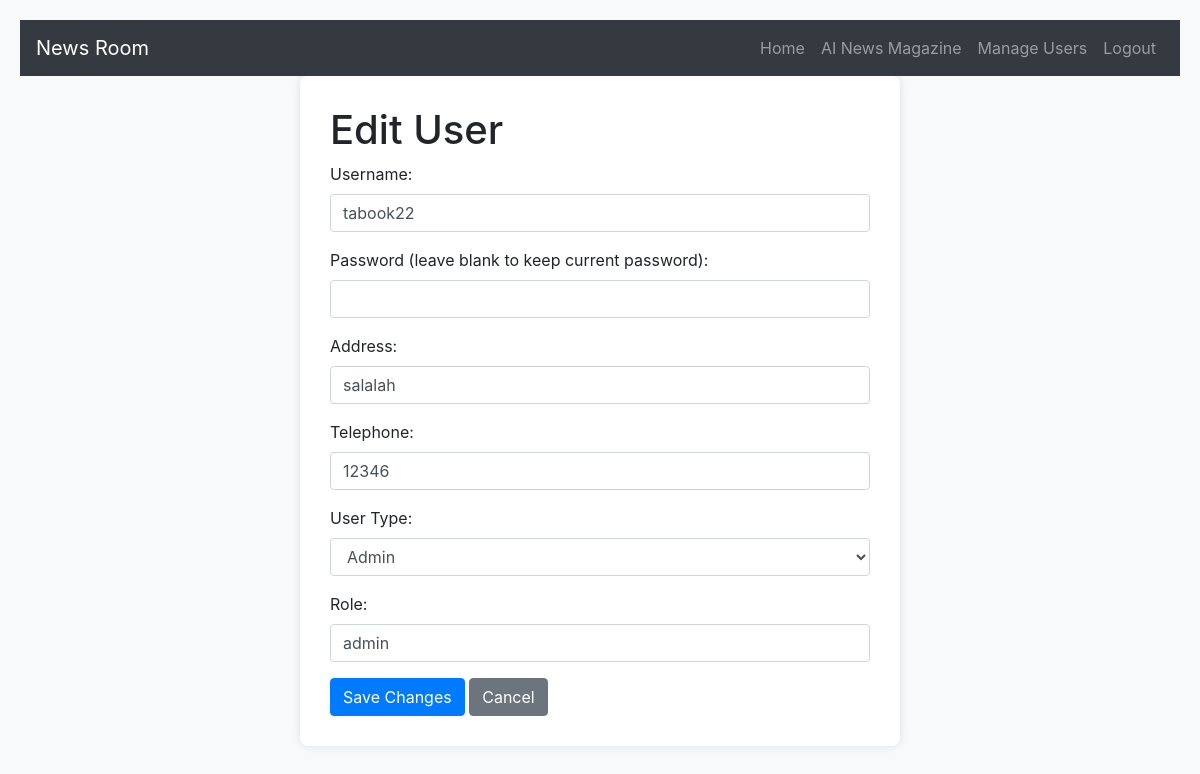
/edit-user/1 (signed in), run on the app's committed database.
### tables this page shows
CREATE TABLE users (
                            id INTEGER PRIMARY KEY AUTOINCREMENT,
                            username TEXT NOT NULL UNIQUE,
                            password TEXT NOT NULL,
                            user_address TEXT,
                            user_tel TEXT,
                            user_type TEXT NOT NULL,  -- Either 'admin' or 'normal'
                            role TEXT NOT NULL, email TEXT NOT NULL);

### app.py (the view, shortened to what this page needs)
@app.route('/edit-user/<int:user_id>', methods=['GET', 'POST'])
@login_required
@admin_required
def edit_user(user_id):
    conn = get_db_connection()
    user = conn.execute("SELECT * FROM users WHERE id = ?", (user_id,)).fetchone()
    conn.close()
    return render_template('edit_user.html', user=user)

### app.py (called while the page is built)
def get_db_connection():
    try:
        conn = sqlite3.connect('news.db')
        conn.row_factory = sqlite3.Row
        return conn
    except sqlite3.Error as e:
        print(f"Error connecting to database: {e}")
        return None

def login_required(f):
    @wraps(f)
    def decorated_function(*args, **kwargs):
        if 'user_id' not in session:
            return redirect(url_for('login'))  # Redirect to login if user is not logged in
        return f(*args, **kwargs)
    return decorated_function

def admin_required(f):
    @wraps(f)
    def decorated_function(*args, **kwargs):
        if session.get('user_type') != 'admin':
            return redirect(url_for('index'))  # Only admin users can access this page
        return f(*args, **kwargs)
    return decorated_function

### templates/edit_user.html (shortened to what this page needs)
<!DOCTYPE html>
<html lang="en">
<head>
    <link rel="stylesheet" href="https://stackpath.bootstrapcdn.com/bootstrap/4.5.2/css/bootstrap.min.css">
</head>
<body>
    <nav class="navbar navbar-expand-lg navbar-dark bg-dark">
        <a class="navbar-brand" href="/">News Room</a>
        <div class="collapse navbar-collapse" id="navbarNav">
            <ul class="navbar-nav ml-auto">
                <li class="nav-item">
                    <a class="nav-link" href="/">Home</a>
                </li>
                <li class="nav-item">
                    <a class="nav-link" href="/ai-magazine">AI News Magazine</a>
                </li>
                <li class="nav-item">
                    <a class="nav-link" href="/users">Manage Users</a>
                </li>
                <li class="nav-item">
                    <a class="nav-link" href="/logout">Logout</a>
                </li>
            </ul>
        </div>
    </nav>
    <div class="container">
        <h1>Edit User</h1>
        <form action="{{ url_for('edit_user', user_id=user['id']) }}" method="POST">
            <div class="form-group">
                <label for="username">Username:</label>
                <input type="text" class="form-control" id="username" name="username" value="{{ user['username'] }}" required>
            </div>
            <div class="form-group">
                <label for="password">Password (leave blank to keep current password):</label>
                <input type="password" class="form-control" id="password" name="password">
            </div>
            <div class="form-group">
                <label for="user_address">Address:</label>
                <input type="text" class="form-control" id="user_address" name="user_address" value="{{ user['user_address'] }}" required>
            </div>
            <div class="form-group">
                <label for="user_tel">Telephone:</label>
                <input type="text" class="form-control" id="user_tel" name="user_tel" value="{{ user['user_tel'] }}" required>
            </div>
            <div class="form-group">
                <label for="user_type">User Type:</label>
                <select class="form-control" id="user_type" name="user_type" required>
                    <option value="admin" {% if user['user_type'] == 'admin' %}selected{% endif %}>Admin</option>
                </select>
            </div>
            <div class="form-group">
                <label for="role">Role:</label>
                <input type="text" class="form-control" id="role" name="role" value="{{ user['role'] }}" required>
            </div>
            <button type="submit" class="btn btn-primary">Save Changes</button>
            <a href="{{ url_for('manage_users') }}" class="btn btn-secondary">Cancel</a>
        </form>
    </div>
</body>
</html>

### templates/edit_user.html (style rules this page uses)
body { background-color: #f8f9fa; padding: 20px; }
.container { max-width: 600px; margin: 0 auto; background-color: white; padding: 30px; border-radius: 8px; box-shadow: 0 0 10px rgba(0, 0, 0, 0.1); }

### data on the page
users: username "tabook22", user_address "salalah", user_tel "12346", user_type "Admin", role "admin"
